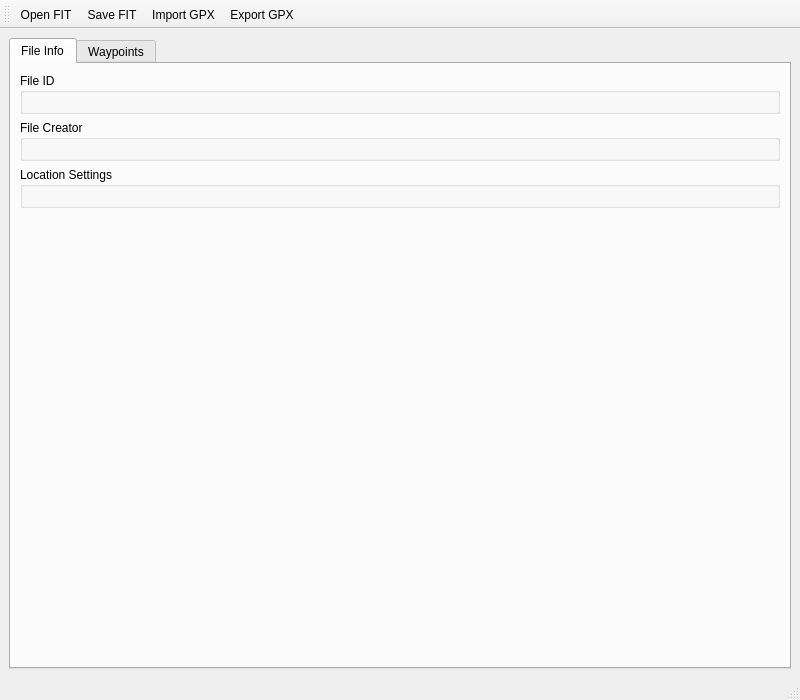
<?xml version="1.0" encoding="UTF-8"?>
<ui version="4.0">
 <class>MainWindow</class>
 <widget class="QMainWindow" name="MainWindow">
  <property name="geometry">
   <rect>
    <x>0</x>
    <y>0</y>
    <width>800</width>
    <height>700</height>
   </rect>
  </property>
  <property name="windowTitle">
   <string>FIT Locations Editor</string>
  </property>
  <widget class="QWidget" name="centralwidget">
   <layout class="QVBoxLayout" name="main_layout">
    <item>
     <widget class="QTabWidget" name="tab_widget">
      <property name="currentIndex">
       <number>0</number>
      </property>
      <widget class="QWidget" name="file_info_tab">
       <attribute name="title">
        <string>File Info</string>
       </attribute>
       <layout class="QVBoxLayout" name="file_info_layout">
        <item>
         <widget class="QGroupBox" name="file_id_groupbox">
          <property name="title">
           <string>File ID</string>
          </property>
          <layout class="QFormLayout" name="file_id_form_layout">
           <!-- QLineEdit/QComboBox for File ID fields will be added here by code -->
          </layout>
         </widget>
        </item>
        <item>
         <widget class="QGroupBox" name="file_creator_groupbox">
          <property name="title">
           <string>File Creator</string>
          </property>
          <layout class="QFormLayout" name="file_creator_form_layout">
           <!-- QLineEdit for File Creator fields will be added here by code -->
          </layout>
         </widget>
        </item>
        <item>
         <widget class="QGroupBox" name="location_settings_groupbox">
          <property name="title">
           <string>Location Settings</string>
          </property>
          <layout class="QFormLayout" name="location_settings_form_layout">
           <!-- QComboBox for Location Settings field will be added here by code -->
          </layout>
         </widget>
        </item>
        <item>
         <spacer name="file_info_spacer">
          <property name="orientation">
           <enum>Qt::Vertical</enum>
          </property>
          <property name="sizeHint" stdset="0">
           <size>
            <width>20</width>
            <height>40</height>
           </size>
          </property>
         </spacer>
        </item>
       </layout>
      </widget>
      <widget class="QWidget" name="waypoints_tab">
       <attribute name="title">
        <string>Waypoints</string>
       </attribute>
       <layout class="QHBoxLayout" name="waypoints_main_layout">
        <item>
         <widget class="QTableWidget" name="waypoints_table_widget">
          <property name="sizePolicy">
           <sizepolicy hsizetype="Expanding" vsizetype="Expanding">
            <horstretch>2</horstretch>
            <verstretch>0</verstretch>
           </sizepolicy>
          </property>
          <property name="selectionMode">
           <enum>QAbstractItemView::SingleSelection</enum>
          </property>
          <property name="selectionBehavior">
           <enum>QAbstractItemView::SelectRows</enum>
          </property>
          <column>
           <property name="text">
            <string>Index</string>
           </property>
          </column>
          <column>
           <property name="text">
            <string>Name</string>
           </property>
          </column>
          <column>
           <property name="text">
            <string>Latitude</string>
           </property>
          </column>
          <column>
           <property name="text">
            <string>Longitude</string>
           </property>
          </column>
         </widget>
        </item>
        <item>
         <layout class="QVBoxLayout" name="waypoints_edit_layout">
          <property name="sizeConstraint">
           <enum>QLayout::SetDefaultConstraint</enum>
          </property>
          <item>
           <widget class="QGroupBox" name="waypoint_details_groupbox">
            <property name="title">
             <string>Waypoint Details</string>
            </property>
            <layout class="QFormLayout" name="waypoint_details_form_layout">
             <!-- QLineEdit/QDoubleSpinBox etc. for selected waypoint -->
            </layout>
           </widget>
          </item>
          <item>
           <layout class="QHBoxLayout" name="waypoint_buttons_layout">
            <item>
             <widget class="QPushButton" name="add_waypoint_btn">
              <property name="text">
               <string>Add New</string>
              </property>
             </widget>
            </item>
            <item>
             <widget class="QPushButton" name="delete_waypoint_btn">
              <property name="text">
               <string>Delete Selected</string>
              </property>
             </widget>
            </item>
           </layout>
          </item>
          <item>
           <widget class="QPushButton" name="save_waypoint_changes_btn">
            <property name="text">
             <string>Apply Changes to Waypoint</string>
            </property>
           </widget>
          </item>
          <item>
           <spacer name="waypoints_edit_spacer">
            <property name="orientation">
             <enum>Qt::Vertical</enum>
            </property>
            <property name="sizeHint" stdset="0">
             <size>
              <width>20</width>
              <height>40</height>
             </size>
            </property>
           </spacer>
          </item>
         </layout>
        </item>
       </layout>
      </widget>
     </widget>
    </item>
   </layout>
  </widget>
  <widget class="QStatusBar" name="statusbar"/>
  <widget class="QToolBar" name="toolBar">
   <property name="windowTitle">
    <string>toolBar</string>
   </property>
   <attribute name="toolBarArea">
    <enum>TopToolBarArea</enum>
   </attribute>
   <attribute name="toolBarBreak">
    <bool>false</bool>
   </attribute>
   <addaction name="open_locations_file_action"/>
   <addaction name="save_new_locations_file_action"/>
   <addaction name="actionImportGPX"/>
   <addaction name="actionExportGPX"/>
  </widget>
  <action name="open_locations_file_action">
   <property name="text">
    <string>Open FIT</string>
   </property>
   <property name="toolTip">
    <string>Open Locations.fit File</string>
   </property>
  </action>
  <action name="save_new_locations_file_action">
   <property name="text">
    <string>Save FIT</string>
   </property>
   <property name="toolTip">
    <string>Save as new Locations.fit File</string>
   </property>
  </action>
  <action name="actionImportGPX">
   <property name="text">
    <string>Import GPX</string>
   </property>
  </action>
  <action name="actionExportGPX">
   <property name="text">
    <string>Export GPX</string>
   </property>
  </action>
 </widget>
 <resources/>
 <connections/>
</ui>
